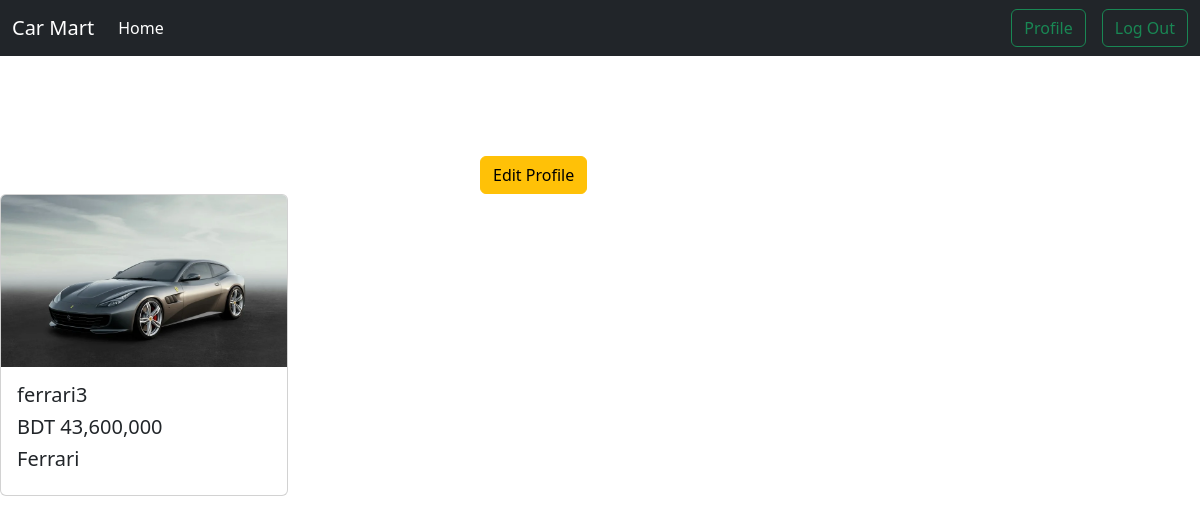
The page /data/1 (signed in) on the database its author committed.
### cars/models.py (models this page shows, shortened)
class Cars(models.Model):
    car_name = models.CharField(max_length=50)
    car_price = models.CharField(max_length=15)
    car_discription = models.TextField()
    quentities = models.IntegerField()
    car_image = models.ImageField(upload_to="cars/media/post/", null=True, blank=True)
    brand = models.ForeignKey(Brands, on_delete=models.CASCADE)

### brands/models.py (models this page shows, shortened)
class Brands(models.Model):
    brand_name = models.CharField(max_length = 50)
    slug = models.SlugField(max_length=100, unique=True, null=True, blank=True)

### car_sales/views.py (the view)
# urls.py: path("data/<int:id>", Buy, name="buy"),
@login_required
def Buy(request, id):
    data = Cars.objects.get(pk = id)
    if data.quentities > 0:
        data.quentities -= 1
    data.save()
    print(data.quentities)
    return render(request, "profile.html", {"data": data})

### user/templates/profile.html
{% extends "base.html" %}
{% block content %}
    <div style="width: 20%; margin: auto; margin-top: 100px;">
        <a class="btn btn-warning" href="{% url 'editprofile' %}">Edit Profile</a>
    </div>
    <div>
        <div class="card" style="width: 18rem;">
            <img src="{{data.car_image.url}}" class="card-img-top" alt="car image">
            <div class="card-body">
              <h5 class="card-title">{{data.car_name}}</h5>
              <h5 class="card-title">{{data.car_price}}</h5>
              <h5 class="card-title">{{data.brand.brand_name}}</h5>
            </div>
          </div>
    </div>
{% endblock content %}

### rows shown on the page
Cars: car_image (picture), car_name "ferrari3", car_price "BDT 43,600,000", brand.brand_name "Ferrari"
